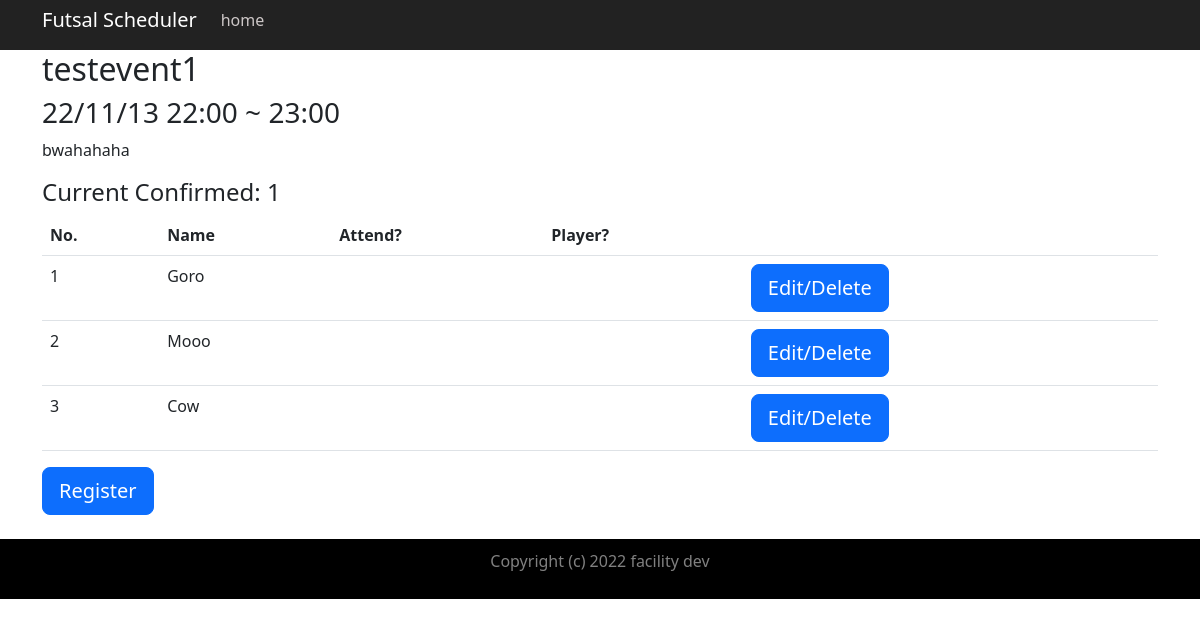
Page /scheduler/event/1/ on the earlier database version.
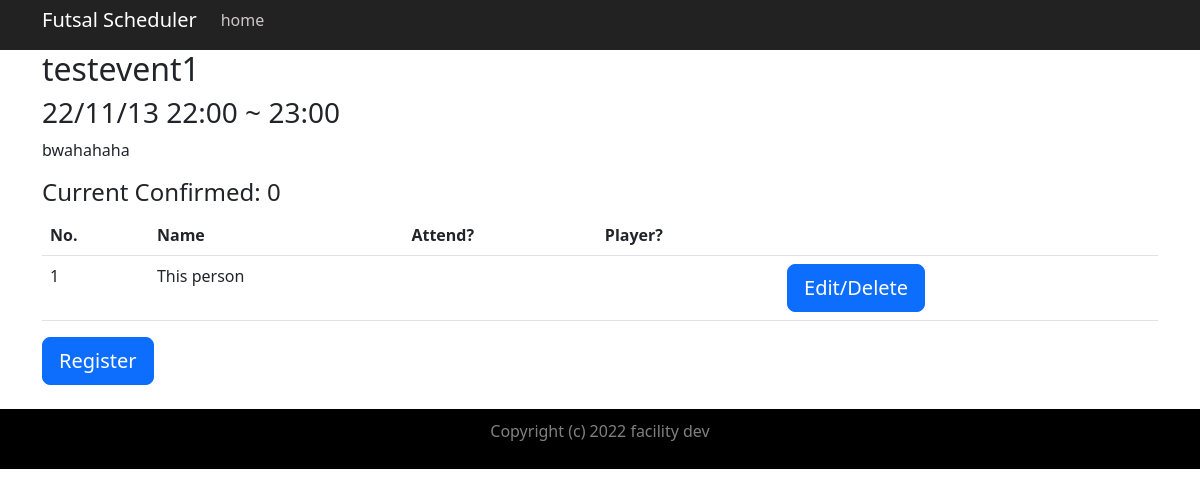
Same page on the later database version.
### scheduler/models.py (models this page shows, shortened)
class Player(models.Model):
    class PlayerStatus(models.TextChoices):
        PLAYER = 'PL', 'Player'
        WATCHING = 'WA', 'Watching'
    class AttendanceStatus(models.TextChoices):
        CONFIRMED = 'CO', 'Confirmed'
        MAYBE = 'MB', 'Maybe'
        WILL_NOT_ATTEND = 'NO', 'Will not attend'
    event = models.ForeignKey(Event, on_delete = models.CASCADE, related_name = 'relevant_event_name')
    name = models.CharField(max_length=200)
    player_status = models.CharField(max_length = 2, choices= PlayerStatus.choices)
    attendance_status = models.CharField(max_length = 2, choices= AttendanceStatus.choices)
    created = models.DateTimeField(auto_now_add=True)
    updated = models.DateTimeField(auto_now=True)
    comment = models.TextField(null=True, blank=True)
    class Meta:
        ordering = ['created']

### scheduler/views.py (the view)
# urls.py: path('event/<int:pk>/', views.event, name='event'),
def event(request, pk):
    dateformat = "%y/%m/%d"
    timeformat = "%H:%M"
    thisEvent=Event.objects.filter(id = pk).values()[0]
    event_name = thisEvent['event_name']
    event_date = datetime.datetime.strftime(thisEvent['event_date'], dateformat)
    event_start = datetime.time.strftime(thisEvent['event_start'], timeformat)
    event_end = datetime.time.strftime(thisEvent['event_end'], timeformat)
    event_comment = thisEvent['event_comment']
    event_status = thisEvent['event_status']
    params = {
        'event_count': Player.objects.filter(event=pk).filter(attendance_status = 'CO').count(),
        'event_name':event_name,
        'event_date':event_date,
        'event_start': event_start,
        'event_end': event_end,
        'event_comment':event_comment,
        'event_status':event_status,
        'players' : Player.objects.filter(event = pk).annotate(N=RawSQL('row_number() over ()', [])).values(),
        'form' : RegisterPlayerForm(initial={'event':pk}),
        }
    return render(request, 'scheduler/event.html', params)

### scheduler/models.py (called while the page is built)
    def __str__(self):
        return str(self.id)

### scheduler/templates/scheduler/event.html (shortened to what this page needs)
{% extends 'scheduler/base.html' %}
{% block content %}
<div class="container">
    <div>
        <div>
            <h2>{{event_name}}</h2>
            <h3>{{event_date}} {{event_start}} ~ {{event_end}}</h3>
            <p>{{event_comment}}</p>
        </div>
    </div>
    <div class="table-responsive">
        <h4>Current Confirmed: {{event_count}}</h4>
        <table class="table">
            <thead>
                <tr>
                    <th>No.</th>
                    <th>Name</th>
                    <th>Attend?</th>
                    <th>Player?</th>
					<th></th>
                </tr>
            </thead>
            <tbody>
                {% for player in players %}
                <tr>
                    <td>{{player.N}}</td>
                    <td>{{player.name}}</td>
                    <td>{{player.get_attendance_status_display}}</td>
                    <td>{{player.get_player_status_display}}</td>
                    <td><a href="/scheduler/edit/{{player.id}}/" class="btn btn-primary btn-lg" type="button">Edit/Delete</a></div>
                </tr>
                {% endfor %}
    </div>
    <div><a class="btn btn-primary btn-lg" type="button" data-bs-toggle="modal" data-bs-target="#modalregistration" id="{{player.pk}}">Register</a></div>
    <br>
{% endblock %}

Differences in the rows shown:
removed Player: N "1", name "Goro"
removed Player: N "2", name "Mooo"
removed Player: N "3", name "Cow"
added Player: N "1", name "This person"
Other differences:
{{ event_count }}: "1" → "0"
